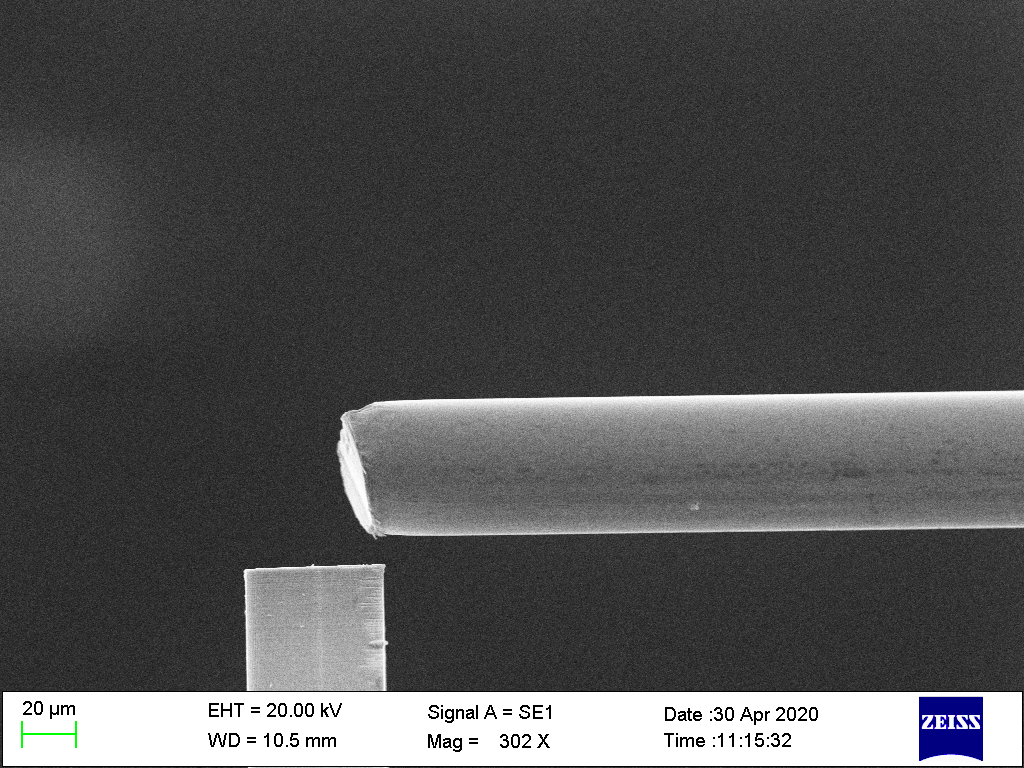
#> input picture noise_img/11.bmp, 1024 x 768 px, found by its file name
$ python '剪裁图片.py'
#> lines starting #> are read from the running program, lines starting #| are printed output that depends on the picture
import cv2 as cv
x0 = 400
y0 = 465
#x0 = 269  #中心处坐标
#y0 = 190
l = 151
img = cv.imread('../..\img_ShapeBasedMatching/rotated_img/11.bmp')
#> img is the input picture: shape (768, 1024, 3); mean B, G, R 81.3, 80.8, 80.7
print(img.shape)
#| (768, 1024, 3)
cropped = img[int(y0-l//2):int(y0+(l+1)//2),int(x0-l//2):int(x0+(l+1)//2),:]
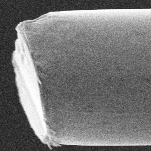
#> cropped: shape (151, 151, 3); min 26, max 254, mean 118.9
cv.imwrite('../../img_ShapeBasedMatching/rotated_img/template.bmp',cropped)

$ run again, with noise_img/10.bmp copied over noise_img/11.bmp
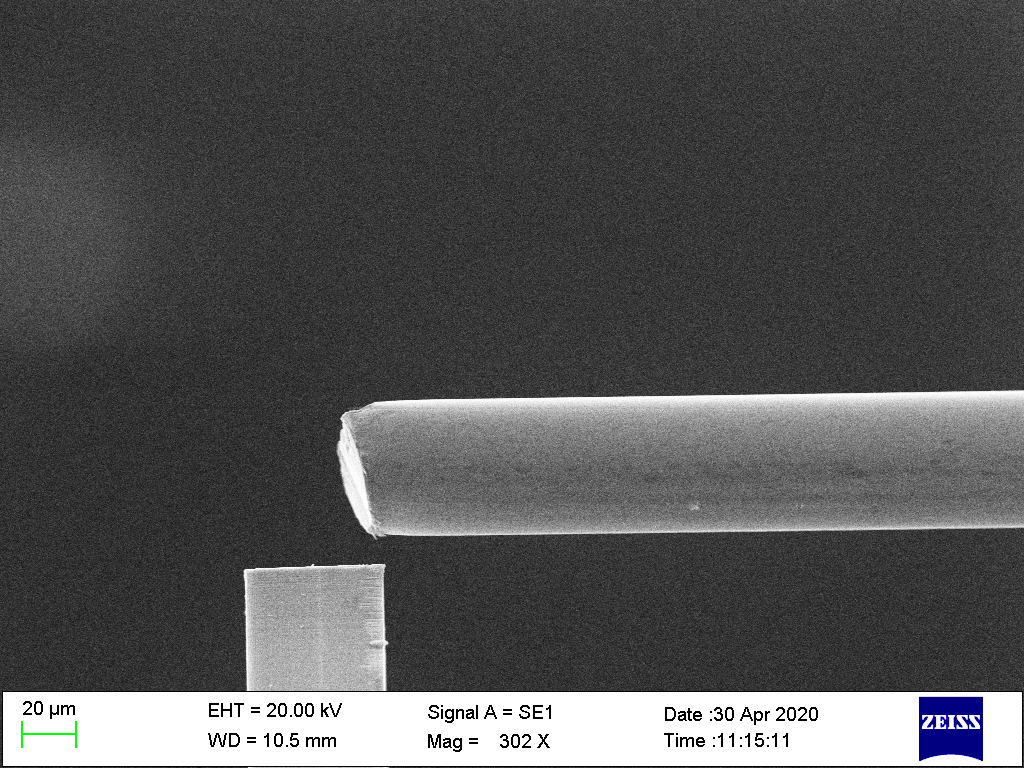
#> input picture noise_img/10.bmp, 1024 x 768 px, found by its file name
#> img is the input picture: shape (768, 1024, 3); mean B, G, R 84.3, 83.8, 83.8
#| (768, 1024, 3)
#> `cropped = img[int(y0-l//2):int(y0+(l+1)//2),int(x0-l//2):int(x0+(l+1)/..`:
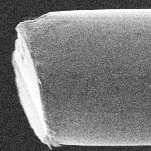
#> cropped: shape (151, 151, 3); min 22, max 254, mean 123

$ run again, with noise_img/2.bmp copied over noise_img/11.bmp
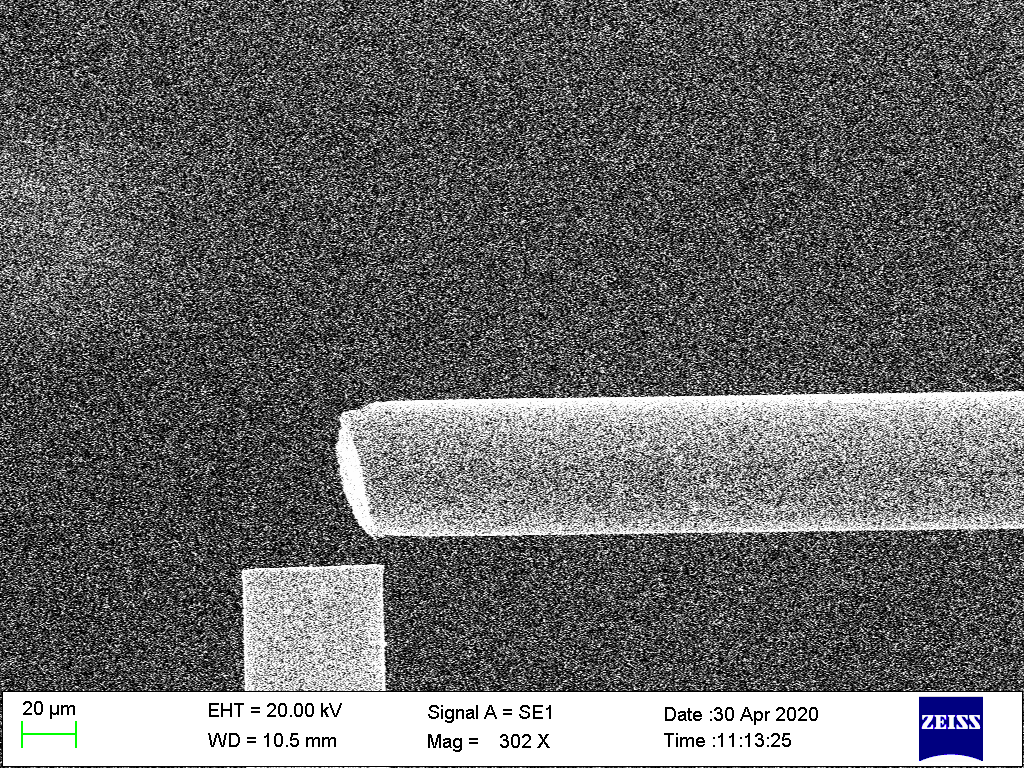
#> input picture noise_img/2.bmp, 1024 x 768 px, found by its file name
#> img is the input picture: shape (768, 1024, 3); mean B, G, R 105.2, 104.7, 104.6
#| (768, 1024, 3)
#> `cropped = img[int(y0-l//2):int(y0+(l+1)//2),int(x0-l//2):int(x0+(l+1)/..`:
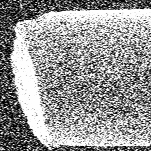
#> cropped: shape (151, 151, 3); min 0, max 254, mean 151.3

$ run again, with noise_img/3.bmp copied over noise_img/11.bmp
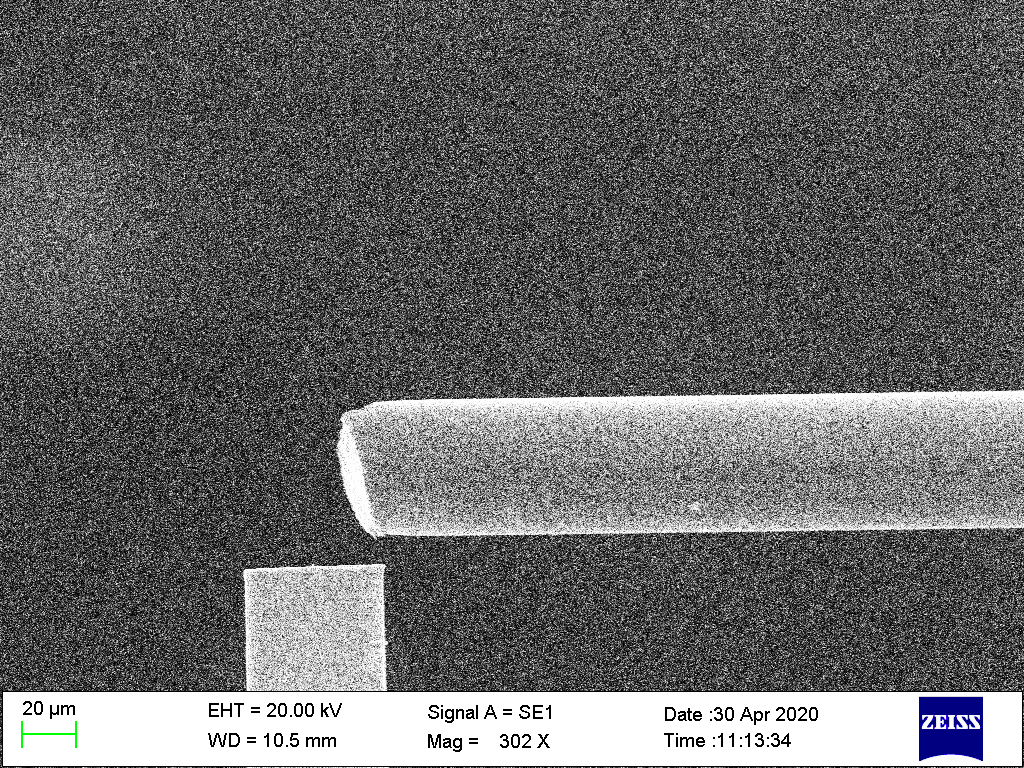
#> input picture noise_img/3.bmp, 1024 x 768 px, found by its file name
#> img is the input picture: shape (768, 1024, 3); mean B, G, R 104.1, 103.6, 103.6
#| (768, 1024, 3)
#> `cropped = img[int(y0-l//2):int(y0+(l+1)//2),int(x0-l//2):int(x0+(l+1)/..`:
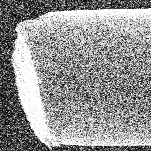
#> cropped: shape (151, 151, 3); min 0, max 254, mean 148.7
